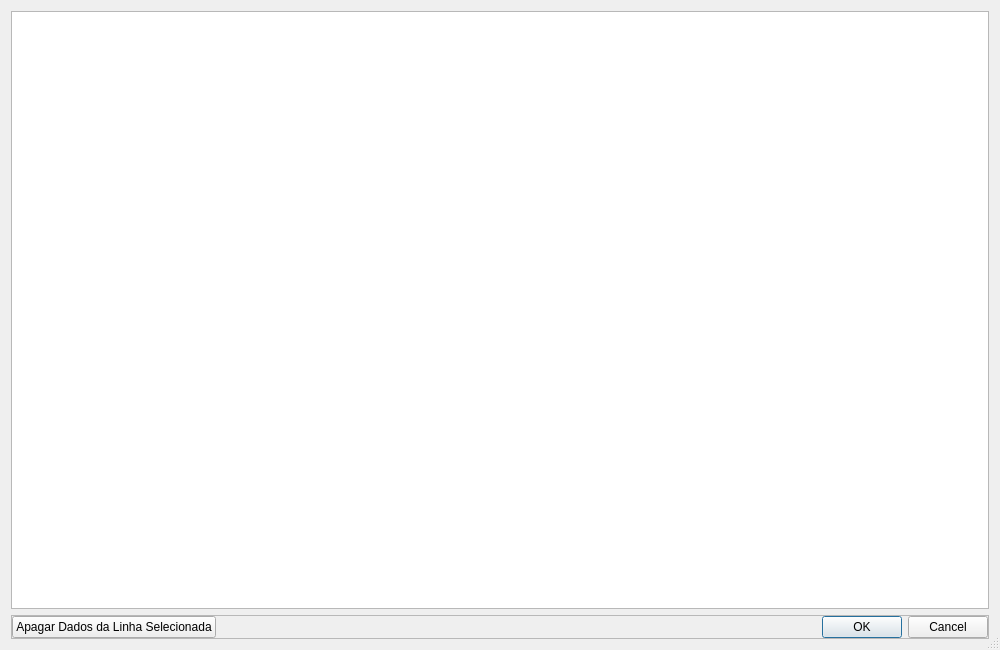
<?xml version="1.0" encoding="UTF-8"?>
<ui version="4.0">
 <class>Dialog</class>
 <widget class="QDialog" name="Dialog">
  <property name="geometry">
   <rect>
    <x>0</x>
    <y>0</y>
    <width>1000</width>
    <height>650</height>
   </rect>
  </property>
  <property name="windowTitle">
   <string>Workdir Manager</string>
  </property>
  <property name="sizeGripEnabled">
   <bool>true</bool>
  </property>
  <property name="modal">
   <bool>true</bool>
  </property>
  <layout class="QVBoxLayout" name="verticalLayout">
   <item>
    <widget class="QTableView" name="tableView">
     <property name="sizePolicy">
      <sizepolicy hsizetype="Preferred" vsizetype="Expanding">
       <horstretch>0</horstretch>
       <verstretch>0</verstretch>
      </sizepolicy>
     </property>
    </widget>
   </item>
   <item>
    <widget class="QFrame" name="frame">
     <property name="sizePolicy">
      <sizepolicy hsizetype="Preferred" vsizetype="Preferred">
       <horstretch>0</horstretch>
       <verstretch>0</verstretch>
      </sizepolicy>
     </property>
     <property name="frameShape">
      <enum>QFrame::StyledPanel</enum>
     </property>
     <property name="frameShadow">
      <enum>QFrame::Raised</enum>
     </property>
     <layout class="QHBoxLayout" name="horizontalLayout">
      <property name="leftMargin">
       <number>0</number>
      </property>
      <property name="topMargin">
       <number>0</number>
      </property>
      <property name="rightMargin">
       <number>0</number>
      </property>
      <property name="bottomMargin">
       <number>0</number>
      </property>
      <item>
       <widget class="QPushButton" name="bDelete">
        <property name="text">
         <string>Apagar Dados da Linha Selecionada</string>
        </property>
       </widget>
      </item>
      <item>
       <widget class="QDialogButtonBox" name="buttonBox">
        <property name="orientation">
         <enum>Qt::Horizontal</enum>
        </property>
        <property name="standardButtons">
         <set>QDialogButtonBox::Cancel|QDialogButtonBox::Ok</set>
        </property>
       </widget>
      </item>
     </layout>
    </widget>
   </item>
  </layout>
 </widget>
 <resources/>
 <connections>
  <connection>
   <sender>buttonBox</sender>
   <signal>accepted()</signal>
   <receiver>Dialog</receiver>
   <slot>accept()</slot>
   <hints>
    <hint type="sourcelabel">
     <x>248</x>
     <y>254</y>
    </hint>
    <hint type="destinationlabel">
     <x>157</x>
     <y>274</y>
    </hint>
   </hints>
  </connection>
  <connection>
   <sender>buttonBox</sender>
   <signal>rejected()</signal>
   <receiver>Dialog</receiver>
   <slot>reject()</slot>
   <hints>
    <hint type="sourcelabel">
     <x>316</x>
     <y>260</y>
    </hint>
    <hint type="destinationlabel">
     <x>286</x>
     <y>274</y>
    </hint>
   </hints>
  </connection>
 </connections>
</ui>
